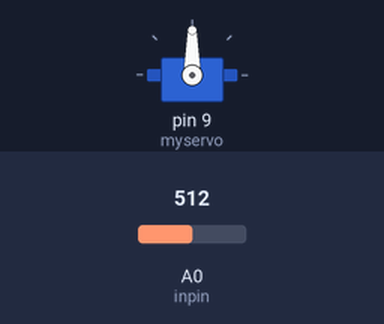
Bench run of a sketch on a simulated Arduino Uno, built with avr-gcc and run on an emulated ATmega328P. Parts: servo. The test bench sets the inputs (shaded band); at power-on: A0 (inpin) = 512.

Above: at 1.2 s.
1.3 s: A0 (inpin) set to 716
At 2.5 s:
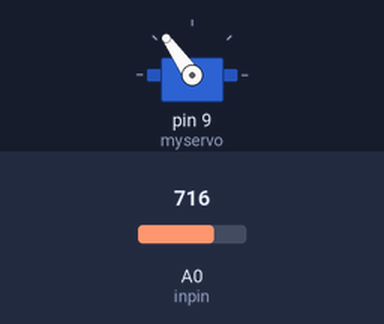
2.8 s: A0 (inpin) set to 900
At 3.8 s:
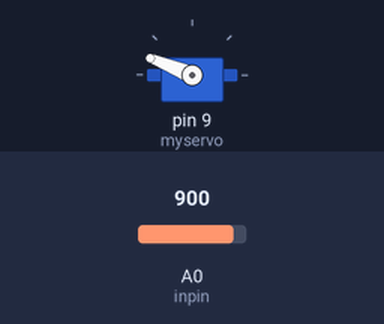
4.3 s: A0 (inpin) set to 1023
At 5.0 s:
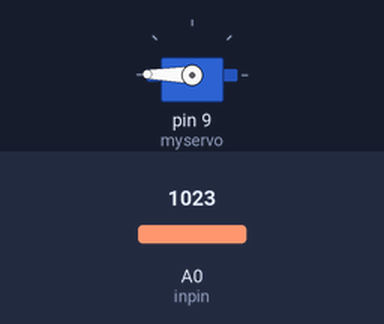
5.8 s: A0 (inpin) set to 306
At 6.1 s:
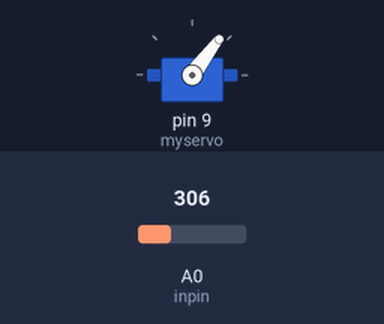
7.3 s: A0 (inpin) set to 122
At 8.4 s:
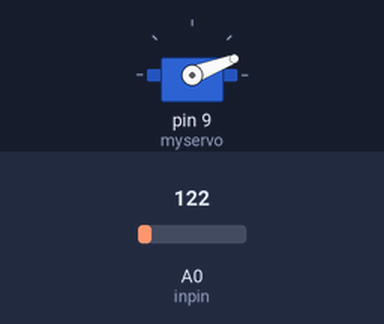
Timing chart, 0 to 9.8 s (numbered marks = the images above; inputs shaded):
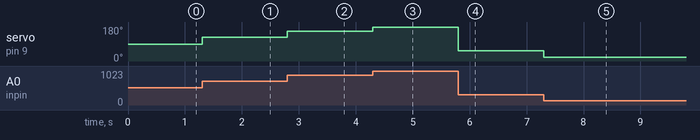

The sketch:

SERVO.ino
```cpp
#define inpin A0
#include <Servo.h>

Servo myservo;

int pos = 0;

void setup() {
  pinMode(inpin,INPUT);
  myservo.attach(9);  // attaches the servo on pin 9 to the servo object
}

void loop() {
  int val = analogRead(inpin);
  int val2 = map(val,0,1024,0,180);
  myservo.write(val2);
}
```

Measured:
- after the input at 1.3 s, servo on pin 9 (myservo): 90° → 125° at once
- after the input at 2.8 s, servo on pin 9 (myservo): 125° → 158° at once
- after the input at 4.3 s, servo on pin 9 (myservo): 158° → 179° at once
- after the input at 5.8 s, servo on pin 9 (myservo): 179° → 53° at once
- after the input at 7.3 s, servo on pin 9 (myservo): 53° → 21° at once
